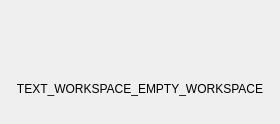
<?xml version="1.0" encoding="UTF-8"?>
<ui version="4.0">
 <class>EmptyWorkspaceWidget</class>
 <widget class="QWidget" name="EmptyWorkspaceWidget">
  <property name="geometry">
   <rect>
    <x>0</x>
    <y>0</y>
    <width>280</width>
    <height>124</height>
   </rect>
  </property>
  <property name="windowTitle">
   <string>Form</string>
  </property>
  <layout class="QVBoxLayout" name="verticalLayout">
   <property name="leftMargin">
    <number>0</number>
   </property>
   <property name="topMargin">
    <number>0</number>
   </property>
   <property name="rightMargin">
    <number>0</number>
   </property>
   <property name="bottomMargin">
    <number>0</number>
   </property>
   <item>
    <spacer name="verticalSpacer_2">
     <property name="orientation">
      <enum>Qt::Vertical</enum>
     </property>
     <property name="sizeHint" stdset="0">
      <size>
       <width>20</width>
       <height>0</height>
      </size>
     </property>
    </spacer>
   </item>
   <item>
    <layout class="QHBoxLayout" name="horizontalLayout_3">
     <property name="spacing">
      <number>0</number>
     </property>
     <item>
      <widget class="IconLabel" name="label_icon">
       <property name="minimumSize">
        <size>
         <width>48</width>
         <height>48</height>
        </size>
       </property>
       <property name="maximumSize">
        <size>
         <width>48</width>
         <height>48</height>
        </size>
       </property>
       <property name="text">
        <string/>
       </property>
       <property name="pixmap">
        <pixmap>:/icons/images/material/folder_open.svg</pixmap>
       </property>
       <property name="scaledContents">
        <bool>true</bool>
       </property>
       <property name="alignment">
        <set>Qt::AlignCenter</set>
       </property>
       <property name="textInteractionFlags">
        <set>Qt::NoTextInteraction</set>
       </property>
       <property name="color" stdset="0">
        <color>
         <red>187</red>
         <green>187</green>
         <blue>187</blue>
        </color>
       </property>
      </widget>
     </item>
    </layout>
   </item>
   <item>
    <widget class="QLabel" name="label_empty">
     <property name="text">
      <string>TEXT_WORKSPACE_EMPTY_WORKSPACE</string>
     </property>
     <property name="alignment">
      <set>Qt::AlignCenter</set>
     </property>
    </widget>
   </item>
   <item>
    <spacer name="verticalSpacer">
     <property name="orientation">
      <enum>Qt::Vertical</enum>
     </property>
     <property name="sizeHint" stdset="0">
      <size>
       <width>20</width>
       <height>16</height>
      </size>
     </property>
    </spacer>
   </item>
  </layout>
 </widget>
 <customwidgets>
  <customwidget>
   <class>IconLabel</class>
   <extends>QLabel</extends>
   <header>guardata.core.gui.custom_widgets</header>
  </customwidget>
 </customwidgets>
 <resources/>
 <connections/>
</ui>
